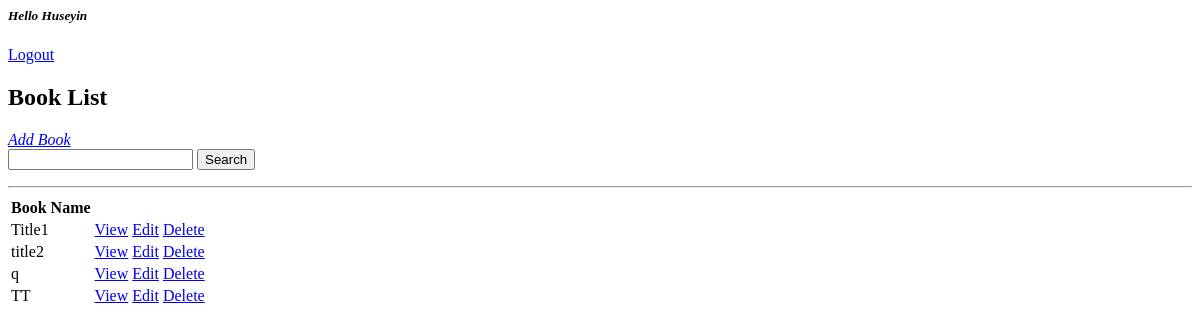
The app's page / (signed in), older data.
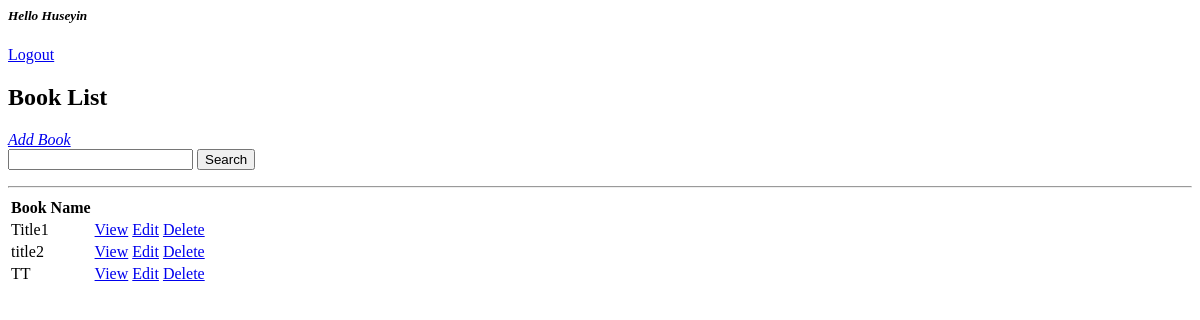
The same page, newer data.
### book/models.py (models this page shows, shortened)
class Book(models.Model):
    user = models.ForeignKey(User, on_delete=models.CASCADE, null=True, blank=True)
    title = models.CharField(max_length=200)
    author = models.CharField(max_length=200)
    isbn = models.IntegerField()
    added = models.DateTimeField(auto_now_add=True)
    isread = models.BooleanField(default=False)

### book/views.py (the view)
# urls.py: path('', BookList.as_view(), name='books'),
class BookList(LoginRequiredMixin, ListView):
    model = Book
    context_object_name = 'books'
    def get_context_data(self, **kwargs):
        context = super().get_context_data(**kwargs)
        context['books']=context['books'].filter(user=self.request.user)
        search_input = self.request.GET.get('search-area') or ''
        if search_input:
            context['books'] = context['books'].filter(title__startswith = search_input)
        context['search_input'] = search_input
        return context

### book/templates/book/book_list.html
{% if request.user.is_authenticated %}
    <i><h5>Hello {{request.user|capfirst}}</h5></i>
    <a href="{% url 'logout' %}">Logout</a>
{% else %}
    <a href="{% url 'login' %}">Login</a>
{% endif %}
<h2>Book List</h2>
<i><a href="{% url 'book-create' %}">Add Book</a></i>
<form method="GET">
    <input type="text" name="search-area" value="{{search_input}}">
    <input type="submit" value="Search">
</form>
<hr>
<table>
    <tr>
        <th>Book Name</th>
        <th></th>
        <th></th>
    </tr>
    {% for book in books %}
    <tr>
        <td>{{book.title}}</td>
        <td><a href="{% url 'book_detail' book.id %}">View</a></td>
        <td><a href="{% url 'book-update' book.id %}">Edit</a></td>
        <td><a href="{% url 'book-delete' book.id %}">Delete</a></td>
    </tr>
    {% empty %}
        <h3>No Books in List</h3>
    {% endfor %}
</table>

Row changes from the older to the newer data that the page shows:
removed Book: title "q"
